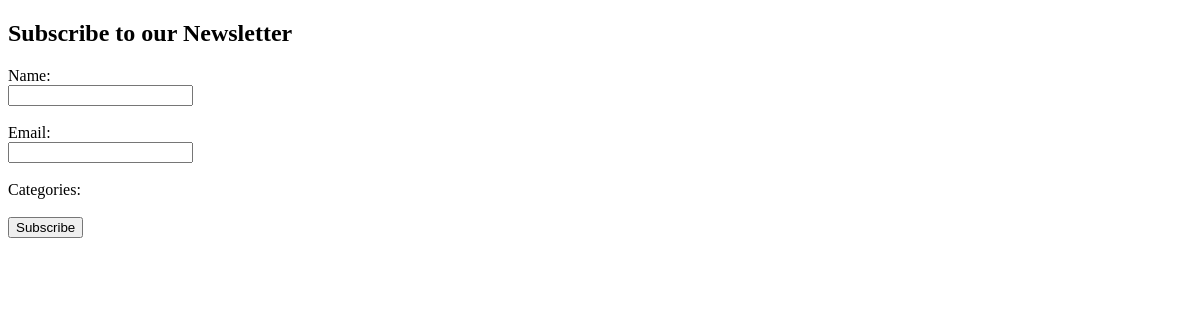
The app's page /newsletter, older data.
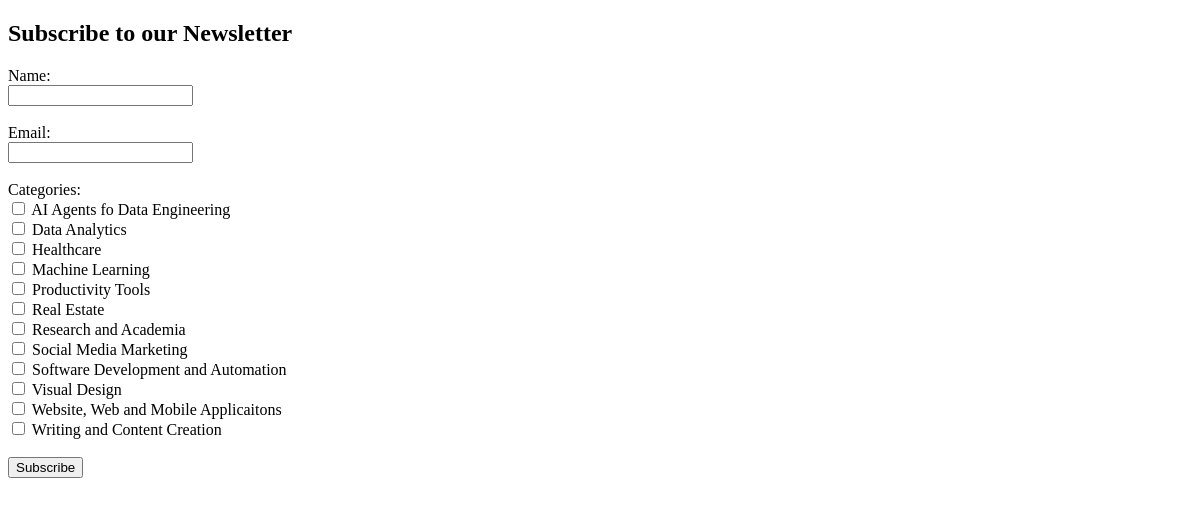
The same page, newer data.
### tables this page shows
CREATE TABLE Categories(
    category_id INTEGER PRIMARY KEY AUTOINCREMENT,
    category TEXT NOT NULL UNIQUE
);

### app.py (the view)
@app.route("/newsletter", methods=["GET", "POST"])
def subscribe():
    conn = get_db()
    categories = conn.execute("SELECT category FROM Categories ORDER BY category").fetchall()
    categories = [row[0] for row in categories]
    conn.close()
    if request.method == "POST":
        return render_template("newsletter.html", categories=categories)
    return render_template("newsletter.html", categories=categories)

### app.py (called while the page is built)
def get_db():
    conn = sqlite3.connect(db_name)
    conn.execute("PRAGMA foreign_keys = ON;")
    return conn

### templates/newsletter.html (shortened to what this page needs)
<!DOCTYPE html>
<html lang="en">
<head>
</head>
<body>
    <h2>Subscribe to our Newsletter</h2>
    <form action="/newsletter" method="POST">
        <label for="name">Name:</label><br>
        <input type="text" id="name" name="name" required><br><br>
        <label for="email">Email:</label><br>
        <input type="email" id="email" name="email" required><br><br>
        <label>Categories:</label><br>
        {% for category in categories %}
            <input type="checkbox" id="cat_{{ loop.index }}" name="categories" value="{{ category }}">
            <label for="cat_{{ loop.index }}">{{ category }}</label><br>
        {% endfor %}
        <br>
        <button type="submit">Subscribe</button>
    </form>
</body>
</html>

Row changes from the older to the newer data that the page shows:
added Categories: category "AI Agents fo Data Engineering"
added Categories: category "Data Analytics"
added Categories: category "Healthcare"
added Categories: category "Machine Learning"
added Categories: category "Productivity Tools"
added Categories: category "Real Estate"
added Categories: category "Research and Academia"
added Categories: category "Social Media Marketing"
added Categories: category "Software Development and Automation"
added Categories: category "Visual Design"
added Categories: category "Website, Web and Mobile Applicaitons"
added Categories: category "Writing and Content Creation"
